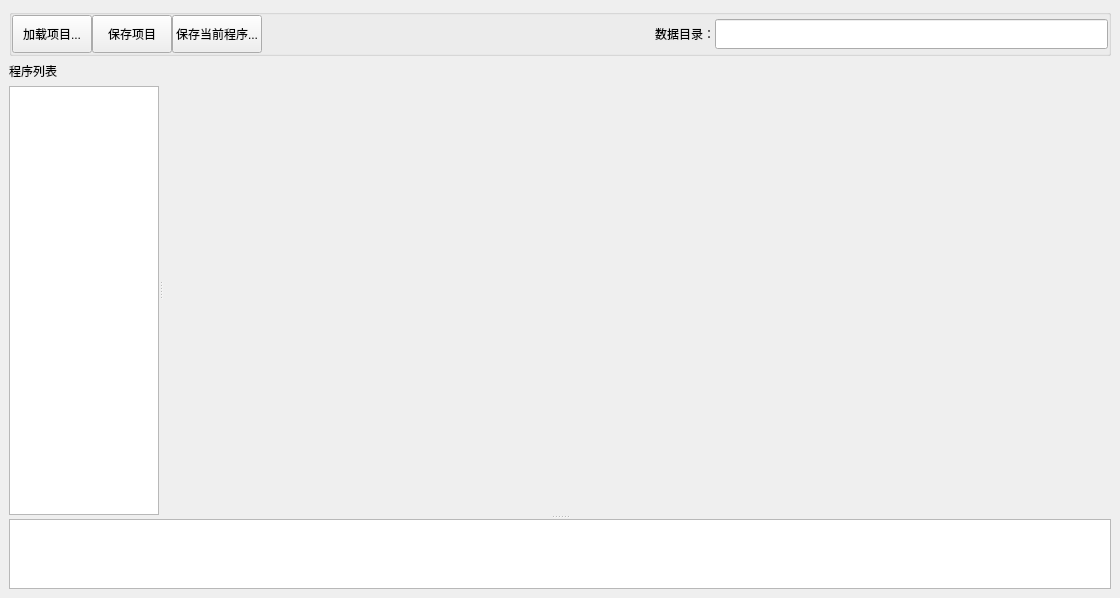
<?xml version="1.0" encoding="UTF-8"?>
<ui version="4.0">
 <class>SetupWin</class>
 <widget class="QMainWindow" name="SetupWin">
  <property name="geometry">
   <rect>
    <x>0</x>
    <y>0</y>
    <width>1120</width>
    <height>598</height>
   </rect>
  </property>
  <property name="windowTitle">
   <string>描述配置系统</string>
  </property>
  <widget class="QWidget" name="centralwidget">
   <layout class="QVBoxLayout" name="verticalLayout_2">
    <item>
     <widget class="QGroupBox" name="groupBox">
      <property name="title">
       <string/>
      </property>
      <layout class="QHBoxLayout" name="horizontalLayout">
       <property name="spacing">
        <number>0</number>
       </property>
       <property name="leftMargin">
        <number>0</number>
       </property>
       <property name="topMargin">
        <number>0</number>
       </property>
       <property name="rightMargin">
        <number>0</number>
       </property>
       <property name="bottomMargin">
        <number>0</number>
       </property>
       <item>
        <widget class="QPushButton" name="loadProjectBn">
         <property name="minimumSize">
          <size>
           <width>80</width>
           <height>38</height>
          </size>
         </property>
         <property name="text">
          <string>加载项目...</string>
         </property>
         <property name="autoExclusive">
          <bool>false</bool>
         </property>
         <property name="autoDefault">
          <bool>false</bool>
         </property>
         <property name="default">
          <bool>false</bool>
         </property>
         <property name="flat">
          <bool>false</bool>
         </property>
        </widget>
       </item>
       <item>
        <widget class="QPushButton" name="saveProjectBn">
         <property name="minimumSize">
          <size>
           <width>80</width>
           <height>38</height>
          </size>
         </property>
         <property name="text">
          <string>保存项目</string>
         </property>
         <property name="flat">
          <bool>false</bool>
         </property>
        </widget>
       </item>
       <item>
        <widget class="QPushButton" name="saveCollectionBn">
         <property name="minimumSize">
          <size>
           <width>80</width>
           <height>38</height>
          </size>
         </property>
         <property name="text">
          <string>保存当前程序...</string>
         </property>
         <property name="flat">
          <bool>false</bool>
         </property>
        </widget>
       </item>
       <item>
        <spacer name="horizontalSpacer">
         <property name="orientation">
          <enum>Qt::Horizontal</enum>
         </property>
         <property name="sizeHint" stdset="0">
          <size>
           <width>164</width>
           <height>20</height>
          </size>
         </property>
        </spacer>
       </item>
       <item>
        <widget class="QLabel" name="label">
         <property name="text">
          <string>数据目录：</string>
         </property>
        </widget>
       </item>
       <item>
        <widget class="QLineEdit" name="projectPathEd">
         <property name="minimumSize">
          <size>
           <width>300</width>
           <height>30</height>
          </size>
         </property>
        </widget>
       </item>
      </layout>
     </widget>
    </item>
    <item>
     <widget class="QSplitter" name="splitter_2">
      <property name="orientation">
       <enum>Qt::Vertical</enum>
      </property>
      <widget class="QSplitter" name="splitter">
       <property name="sizePolicy">
        <sizepolicy hsizetype="Expanding" vsizetype="Preferred">
         <horstretch>0</horstretch>
         <verstretch>10</verstretch>
        </sizepolicy>
       </property>
       <property name="orientation">
        <enum>Qt::Horizontal</enum>
       </property>
       <widget class="QWidget" name="layoutWidget">
        <layout class="QVBoxLayout" name="verticalLayout">
         <item>
          <widget class="QLabel" name="label_2">
           <property name="sizePolicy">
            <sizepolicy hsizetype="Ignored" vsizetype="Preferred">
             <horstretch>2</horstretch>
             <verstretch>0</verstretch>
            </sizepolicy>
           </property>
           <property name="styleSheet">
            <string notr="true"/>
           </property>
           <property name="text">
            <string>程序列表</string>
           </property>
          </widget>
         </item>
         <item>
          <widget class="QListWidget" name="listWidget">
           <property name="enabled">
            <bool>true</bool>
           </property>
           <property name="sizePolicy">
            <sizepolicy hsizetype="Ignored" vsizetype="Expanding">
             <horstretch>2</horstretch>
             <verstretch>0</verstretch>
            </sizepolicy>
           </property>
           <property name="minimumSize">
            <size>
             <width>150</width>
             <height>0</height>
            </size>
           </property>
          </widget>
         </item>
        </layout>
       </widget>
       <widget class="QStackedWidget" name="stackedWidget">
        <property name="sizePolicy">
         <sizepolicy hsizetype="Expanding" vsizetype="Preferred">
          <horstretch>12</horstretch>
          <verstretch>0</verstretch>
         </sizepolicy>
        </property>
       </widget>
      </widget>
      <widget class="QTextBrowser" name="infoEd">
       <property name="sizePolicy">
        <sizepolicy hsizetype="Expanding" vsizetype="Expanding">
         <horstretch>0</horstretch>
         <verstretch>1</verstretch>
        </sizepolicy>
       </property>
      </widget>
     </widget>
    </item>
   </layout>
  </widget>
  <widget class="QMenuBar" name="menubar">
   <property name="geometry">
    <rect>
     <x>0</x>
     <y>0</y>
     <width>1120</width>
     <height>23</height>
    </rect>
   </property>
  </widget>
 </widget>
 <resources/>
 <connections/>
</ui>
